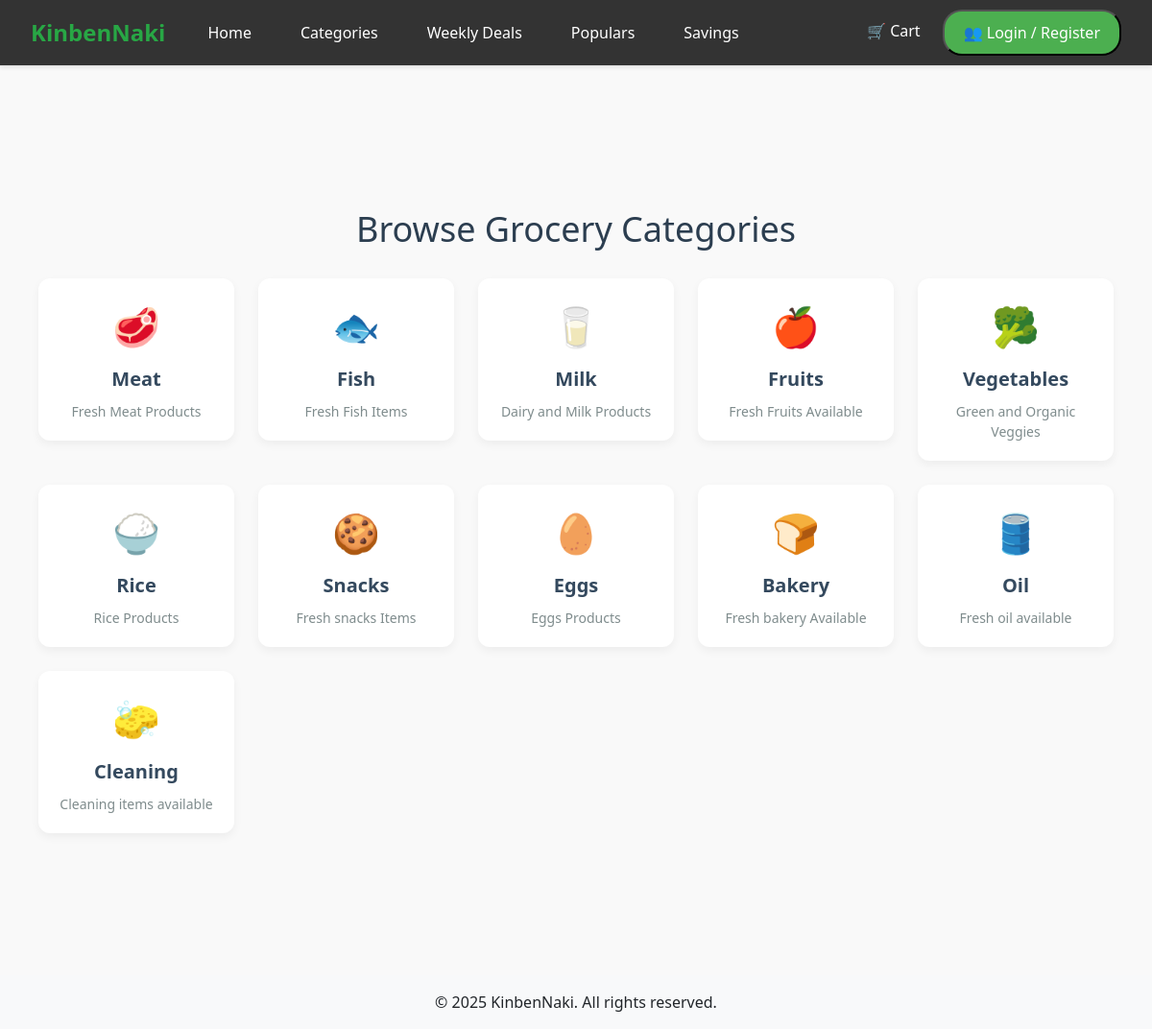
Page /categories/ on the committed database.
### shop/models.py (models this page shows)
class Category(models.Model):
    name = models.CharField(max_length=100)
    slug = models.SlugField(unique=True)
    description = models.TextField()
    is_active = models.BooleanField(default=True)
    def __str__(self):
        return self.name

### shop/views.py (the view)
# urls.py: path('categories/', views.category_list, name='category_list'),  # All categories
def category_list(request):
    categories = Category.objects.all()
    print("CATEGORIES:", categories)  # Debug line
    for c in categories:
        print(f"{c.name} -> Items: {c.items.all()}")  # If using related_name='items'
    return render(request, 'category_list.html', {'categories':categories})

### templates/category_list.html (shortened to what this page needs)
{% extends "base.html" %}
{% block content %}
<div class="container">
    <h1>Browse Grocery Categories</h1>
    <div class="category-grid">
        {% for category in categories %}
        <a href="{% url 'category' slug=category.slug %}">
            <div class="category-card">
                <div class="category-icon">
                    {% if category.name|lower == 'meat' %}
                        🥩
                    {% elif category.name|lower == 'fish' %}
                        🐟
                    {% elif category.name|lower == 'milk' %}
                        🥛
                    {% elif category.name|lower == 'vegetables' %}
                        🥦
                    {% elif category.name|lower == 'fruits' %}
                        🍎
                    {% elif category.name|lower == 'rice' %}
                        🍚
                    {% elif category.name|lower == 'snacks' %}
                        🍪
                    {% elif category.name|lower == 'eggs' %}
                         🥚
                    {% elif category.name|lower == 'bakery' %}
                        🍞
                    {% elif category.name|lower == 'oil' %}
                        🛢️
                    {% elif category.name|lower == 'cleaning' %}
                        🧽
                    {% else %}
                        🛒
                    {% endif %}
                </div>
                <div class="category-title">{{ category.name }}</div>
                <div class="category-description">{{ category.description|default:"No description available." }}</div>
            </div>
        </a>
        {% empty %}
        <p>No categories found.</p>
        {% endfor %}
    </div>
</div>
{% endblock %}

### templates/base.html (style rules this page uses)
body { font-family: 'Segoe UI', sans-serif; background-color: #f8f9fa; }

### templates/category_list.html (style rules this page uses)
body { font-family: 'Segoe UI', sans-serif; background-color: #f9f9f9; }
.container { max-width: 1200px; margin: 40px auto; padding: 20px; }
h1 { text-align: center; font-size: 36px; margin-bottom: 30px; color: #2c3e50; }
.category-grid { display: grid; grid-template-columns: repeat(auto-fill, minmax(200px, 1fr)); gap: 25px; }
.category-card { background-color: #fff; border-radius: 12px; padding: 20px; box-shadow: 0 4px 10px rgba(0,0,0,0.05); transition: transform 0.2s ease-in-out; text-align: center; cursor: pointer; }
.category-icon { font-size: 40px; margin-bottom: 10px; }
.category-title { font-size: 20px; font-weight: bold; color: #34495e; margin-bottom: 8px; }
.category-description { font-size: 14px; color: #7f8c8d; }
a { text-decoration: none; color: inherit; }

### rows in the picture
Category: name "Meat", description "Fresh Meat Products"
Category: name "Fish", description "Fresh Fish Items"
Category: name "Milk", description "Dairy and Milk Products"
Category: name "Fruits", description "Fresh Fruits Available"
Category: name "Vegetables", description "Green and Organic Veggies"
Category: name "Rice", description "Rice Products"
Category: name "Snacks", description "Fresh snacks Items"
Category: name "Eggs", description "Eggs Products"
Category: name "Bakery", description "Fresh bakery Available"
Category: name "Oil", description "Fresh oil available"
Category: name "Cleaning", description "Cleaning items available"
